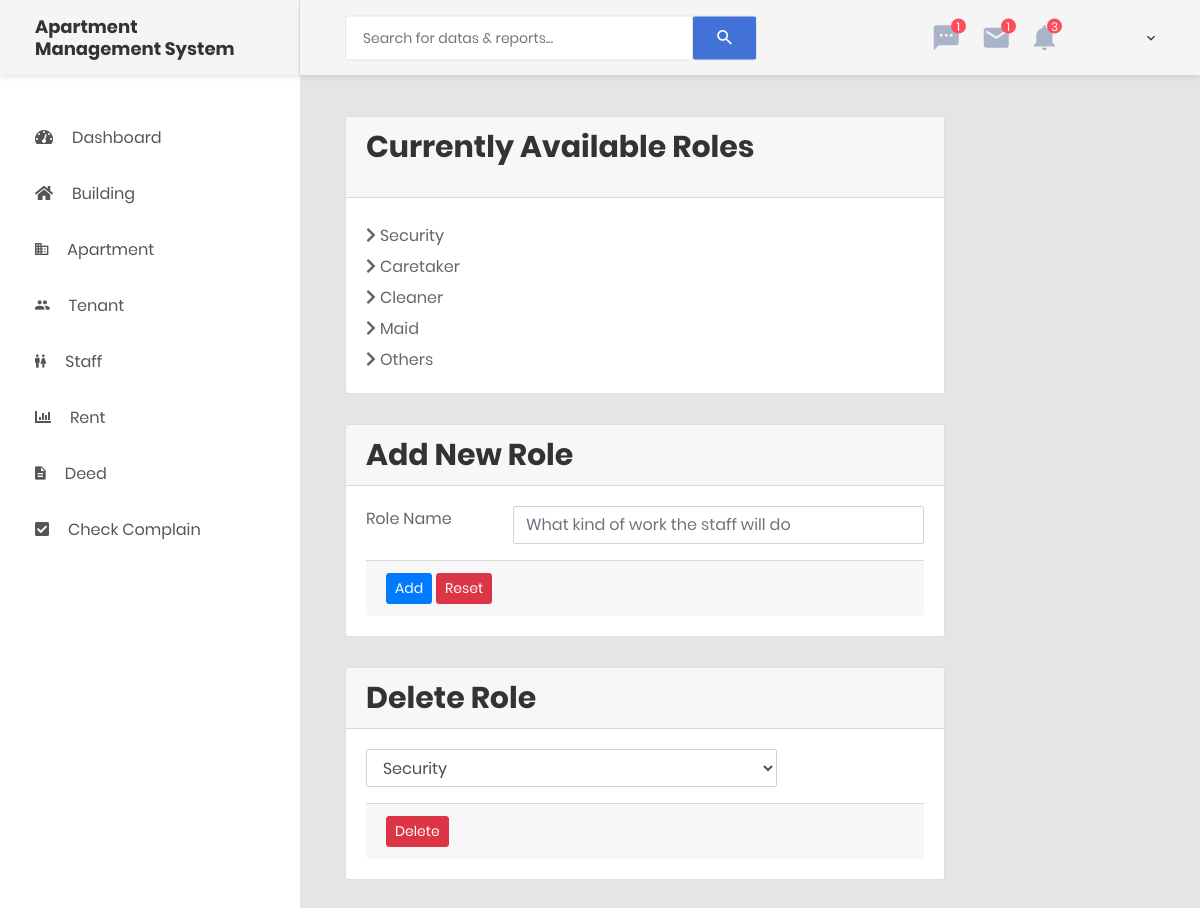
Page /add-staff-role.php on the committed database.
### tables this page shows
CREATE TABLE `role` (
  `roleid` int(11) NOT NULL,
  `roleName` varchar(255) NOT NULL
);

### includes/db-config.php (called while the page is built, shortened)
<?php
$role = 'role';

### add-staff-role.php (the view, shortened to what this page needs)
<?php
include ROOT . '/includes/db-config.php';
include ROOT . '/includes/header.php';
include ROOT . '/includes/sidebar.php'; ?>
<div class="page-container">
    <?php
    include ROOT . '/includes/header-desktop.php';
    ?>
    <?php
    $fetchbldsql = "SELECT * FROM $role";
    $result = mysqli_query($mysqli, $fetchbldsql) or die(mysqli_error($mysqli));
    ?>
    <div class="main-content">
        <div class="section__content section__content--p30">
            <div class="container-fluid">
                <div class="row">
                    <div class="col-lg-9">
                        <div class="card">
                            <div class="card-header">
                                <h2 style="padding-bottom: 20px;">Currently Available Roles</h2>
                            </div>
                            <div class="card-body card-block">
                                <?php while ($data = $result->fetch_assoc()) { ?>
                                    <div style="padding-top: 5px;">
                                        <i class="fas fa-chevron-right"></i>
                                        <?= $data['roleName'] ?>
                                    </div>
                                <?php } ?>
                            </div>
                        </div>
                    </div>
                </div>
                <div class="row">
                    <div class="col-lg-9">
                        <div class="card">
                            <div class="card-header">
                                <h2>Add New Role</h2>
                            </div>
                            <div class="card-body card-block">
                                <form action="#" method="post" enctype="multipart/form-data" class="form-horizontal"
                                    id="info-form">
                                    <div class="row form-group">
                                        <div class="col col-md-3">
                                            <label for="text-input" class=" form-control-label">Role Name</label>
                                        </div>
                                        <div class="col-12 col-md-9">
                                            <input type="text" id="text-input" name="roleName"
                                                placeholder="What kind of work the staff will do" class="form-control"
                                                required>
                                        </div>
                                    </div>
                                    <div class="card-footer">
                                        <input type="submit" name="submitBtn" class="btn btn-primary btn-sm"
                                            value="Add">
                                        <button type="reset" class="btn btn-danger btn-sm"
                                            onclick="resetform()">Reset</button>
                                    </div>
                                </form>
                            </div>
                        </div>
                    </div>
                </div>
                <div class="row">
                    <div class="col-lg-9">
                        <div class="card">
                            <div class="card-header">
                                <h2>Delete Role</h2>
                            </div>
                            <div class="card-body card-block">
                                <form action="#" method="post" enctype="multipart/form-data" class="form-horizontal"
                                    id="info-form">
                                    <div class="row form-group">
                                        <div class="col-12 col-md-9">
                                            <select name="whichrole" id="select" class="form-control">
                                                <?php
                                                $fetchbldsql2 = "SELECT * FROM $role";
                                                $result2 = mysqli_query($mysqli, $fetchbldsql2) or die(mysqli_error($mysqli));
                                                while ($data2 = $result2->fetch_assoc()) { ?>
                                                    <option value="<?= $data2['roleName'] ?>">
                                                        <?= $data2['roleName'] ?>
                                                    </option>
                                                <?php } ?>
                                            </select>
                                        </div>
                                    </div>
                                    <div class="card-footer">
                                        <input type="submit" name="delBtn" class="btn btn-danger btn-sm" value="Delete">
                                    </div>
                                </form>
                            </div>
                        </div>
                    </div>
                </div>
            </div>
        </div>
    </div>
</div>
<?php
include ROOT . '/includes/footer.php';
?>

### rows in the picture
role: roleName "Security"
role: roleName "Caretaker"
role: roleName "Cleaner"
role: roleName "Maid"
role: roleName "Others"

### other values in the picture
form field whichrole "Security"
